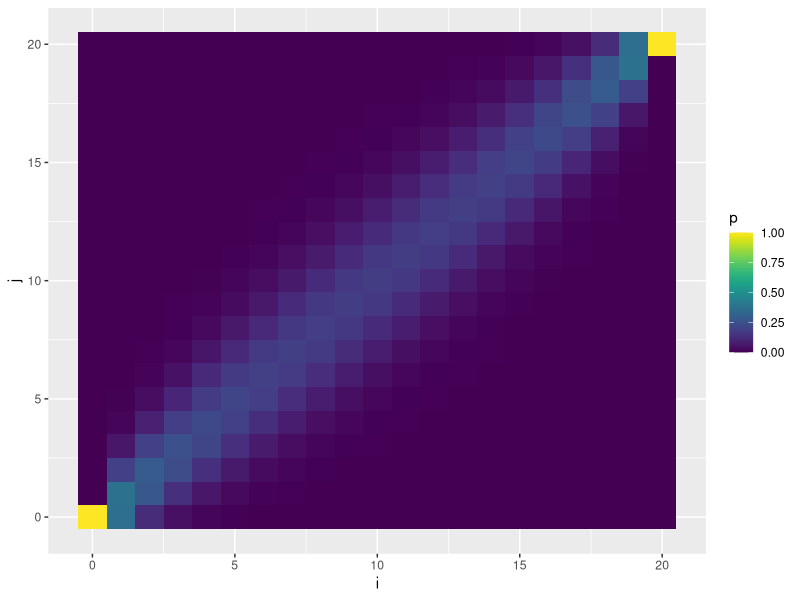
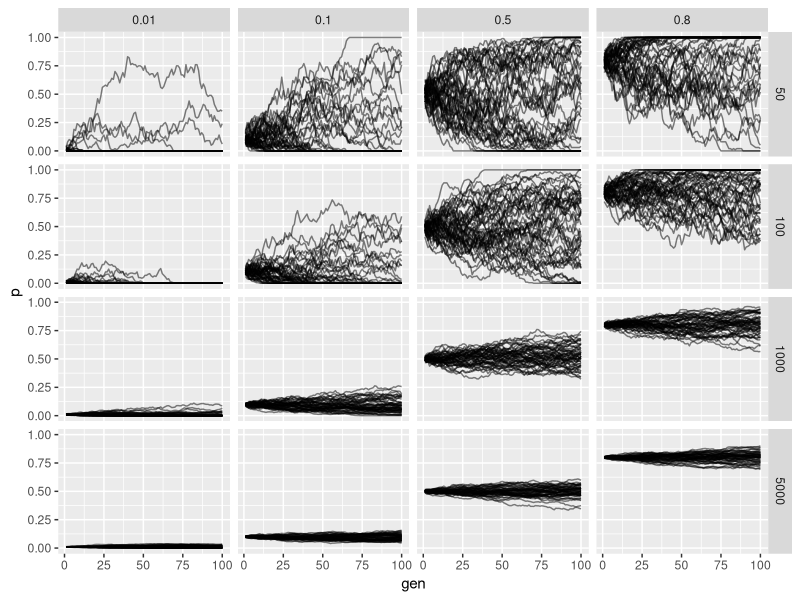

Here is the R script that generated these plots, in order:
## ---- chunk 1
library(ggplot2)
library(dplyr)
library(tidyr)
library(viridis)

N <- 10 # effective population size  

# fill up the probility transition matrix
P <- matrix(NA, ncol = 2*N + 1, 2*N + 1)
P_df <- data.frame()
for(i in 0:(2*N)){
  for(j in 0:(2*N)){
    # add to matrix for examples
    P[i+1, j+1] <- dbinom(j, 2*N, (i / (2*N))) 
    
    # add to data.frame for viz below
    P_df <- bind_rows(P_df, data.frame(i = i, j = j, p = P[i+1, j+1]))
  }
}

# plot it up!
p <- ggplot(P_df, aes(x = i, y = j, fill = p)) +   
     geom_tile() + scale_fill_viridis(option="D")
p
## ---- chunk 2
# data.frame to be filled
wf_df <- data.frame()

# effective population sizes
sizes <- c(50, 100, 1000, 5000)

# starting allele frequencies
starting_p <- c(.01, .1, .5, .8)

# number of generations
n_gen <- 100

# number of replicates per simulation
n_reps <- 50

# run the simulations
for(N in sizes){
  for(p in starting_p){
    p0 <- p
    for(j in 1:n_gen){
      X <- rbinom(n_reps, 2*N, p)
      p <- X / (2*N)
      rows <- data.frame(replicate = 1:n_reps, N = rep(N, n_reps), 
                         gen = rep(j, n_reps), p0 = rep(p0, n_reps), 
                         p = p)
      wf_df <- bind_rows(wf_df, rows)
    }
  }
}

# plot it up!
p <- ggplot(wf_df, aes(x = gen, y = p, group = replicate)) +
     geom_path(alpha = .5) + facet_grid(N ~ p0) + guides(colour=FALSE)
p
